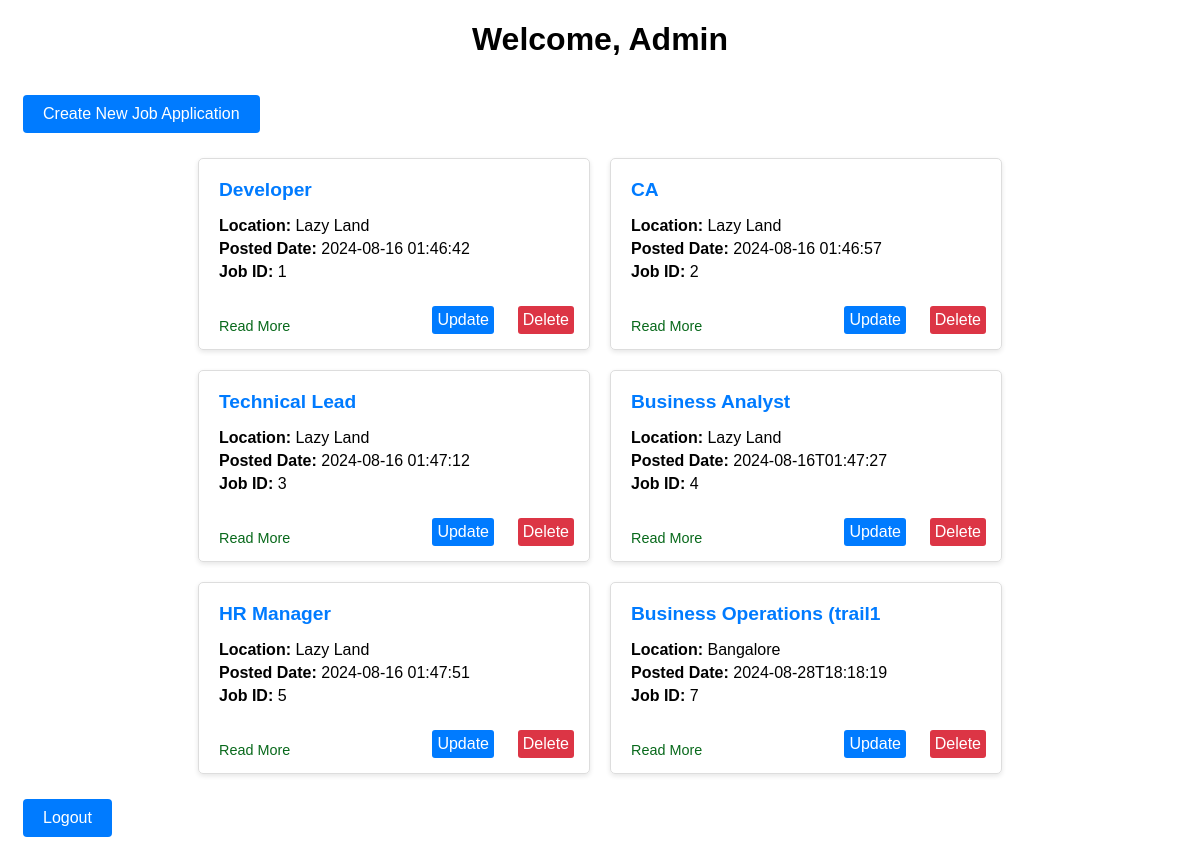
Before: /admin/admin_dashboard (signed in) with the older database file.
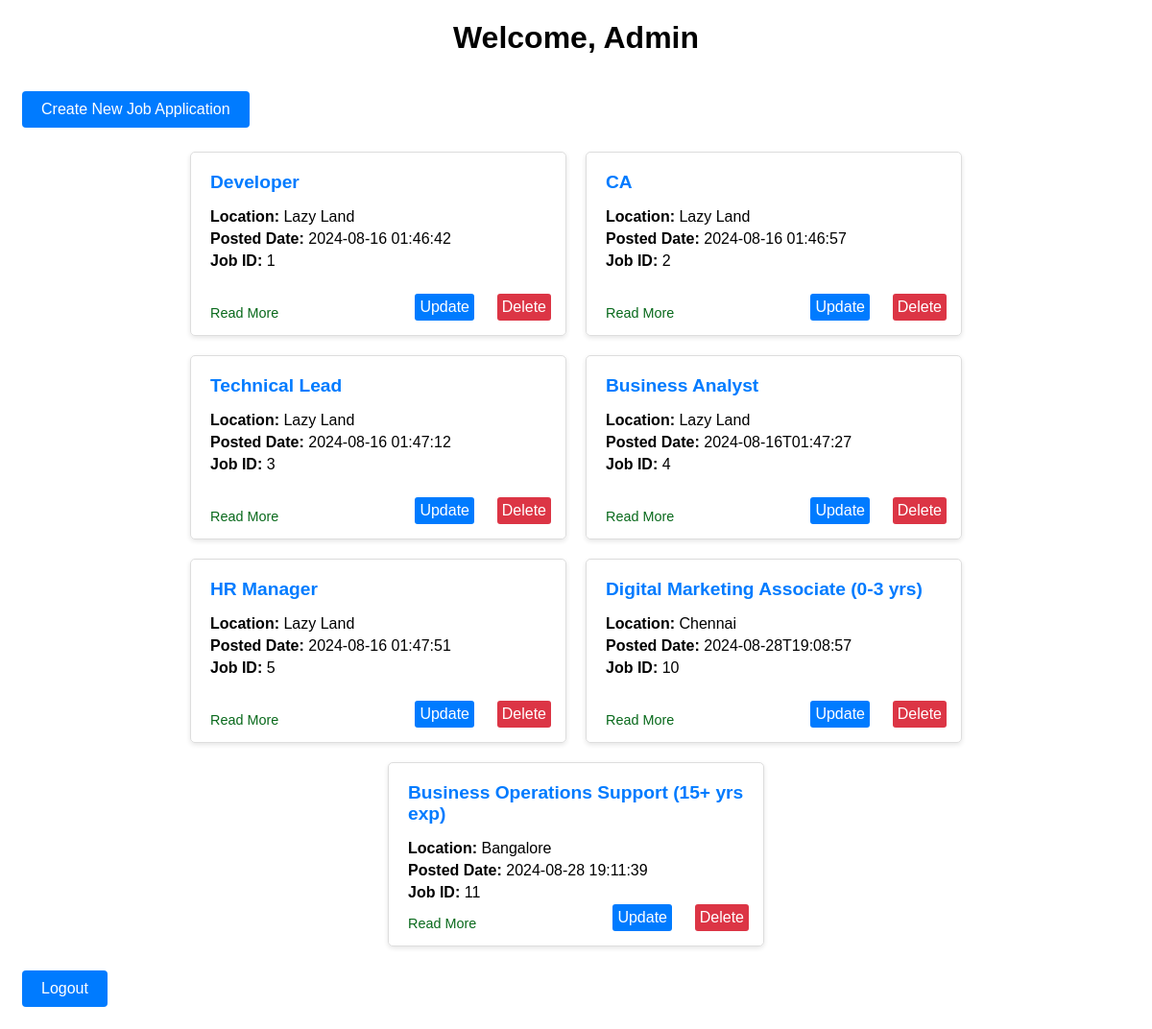
After: the same page with the newer database file.
### tables this page shows
CREATE TABLE job_applications (
                id INTEGER PRIMARY KEY AUTOINCREMENT,
                position TEXT NOT NULL,
                company TEXT NOT NULL,
                location TEXT NOT NULL,
                experience_range TEXT NOT NULL,
                description TEXT NOT NULL,
                posted_date TEXT NOT NULL
            );

### admin.py (the view)
@admin_blueprint.route('/admin_dashboard')
def dashboard():
    if 'username' not in session or not is_admin(session['username']):
        flash('You are not authorized to access this page.')
        return redirect(url_for('auth.sign_in'))
    db = get_db()
    job_applications = db.execute('SELECT id, position, company, location, experience_range, description, posted_date FROM job_applications').fetchall()
    return render_template('admin_dashboard.html', job_applications=job_applications)

### admin.py (called while the page is built)
def is_admin(username):
    db = get_db()
    user_info = db.execute('SELECT is_admin FROM users WHERE username = ?', (username,)).fetchone()
    return user_info['is_admin'] == 1

### create_db.py (called while the page is built)
def get_db():
    conn = sqlite3.connect(DATABASE)
    conn.row_factory = sqlite3.Row
    return conn

### templates/admin_dashboard.html (shortened to what this page needs)
<!DOCTYPE html>
<html lang="en">
<head>
    <link rel="stylesheet" href="{{ url_for('static', filename='admin_dashboard.css') }}">
</head>
<body>
    <h1>Welcome, Admin</h1>
    <a href="{{ url_for('admin.create_job') }}">Create New Job Application</a>
    <div class="job-applications">
        {% for job in job_applications %}
        <div class="job-box" onclick="window.location.href='{{ url_for('admin.view_job', job_id=job.id) }}'">
            <h2 class="job-title">{{ job.position }}</h2>
            <p><strong>Location:</strong> {{ job.location }}</p>
            <p><strong>Posted Date:</strong> {{ job.posted_date }}</p>
            <p><strong>Job ID:</strong> {{ job.id }}</p>
            <p class="read-more">Read More</p>
            <a href="{{ url_for('admin.edit_job', job_id=job.id) }}" class="update-btn">Update</a>
            <a href="{{ url_for('admin.delete_job', job_id=job.id) }}" class="delete-btn" onclick="return confirm('Are you sure you want to delete this job?');">Delete</a>
        </div>
        {% endfor %}
    </div>
    <a href="{{url_for('auth.sign_out')}}">Logout</a>
</body>
</html>

### static/admin_dashboard.css (style rules this page uses)
body { font-family: Arial, sans-serif; }
h1 { text-align: center; }
a { display: inline-block; margin: 15px; padding: 10px 20px; background-color: #007bff; color: #fff; text-decoration: none; border-radius: 4px; text-align: center; }
.job-applications { display: flex; flex-wrap: wrap; justify-content: center; }
.job-box { border: 1px solid #ddd; padding: 20px; margin: 10px; border-radius: 5px; width: 350px; min-height: 150px; box-shadow: 0 2px 5px rgba(0, 0, 0, 0.1); position: relative; transition: background-color 0.3s; }
.job-box h2 { margin-top: 0; color: #007bff; }
.job-box p { margin: 5px 0; }
.job-title { font-size: 1.2em; color: #333; }
.update-btn, .delete-btn { position: absolute; display: inline-block; padding: 5px 5px; bottom: 10px; margin: 5px; color: white; text-decoration: none; border-radius: 3px; }
.update-btn { background-color: #007bff; right: 90px; }
.delete-btn { background-color: #dc3545; right: 10px; }
.read-more { position: absolute; bottom: 10px; left: 20px; font-size: 0.9em; color: #08691b; background: transparent; text-decoration: none; }

Changed rows visible on the page:
removed job_applications: position "Business Operations (trail1", location "Bangalore", posted_date "2024-08-28T18:18:19", id "7"
added job_applications: position "Digital Marketing Associate (0-3 yrs)", location "Chennai", posted_date "2024-08-28T19:08:57", id "10"
added job_applications: position "Business Operations Support (15+ yrs exp)", location "Bangalore", posted_date "2024-08-28 19:11:39", id "11"
